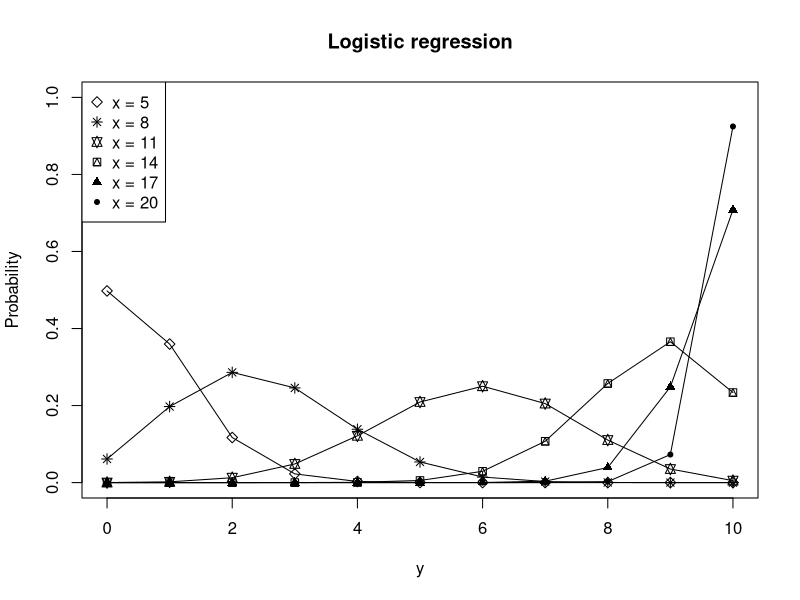

The R script that drew this image:
N <- 10
dataSize <- 100
createData <- function(createY) {
  createY <- match.fun(createY)
  x <- runif(dataSize, 0, 20)
  y <- createY(x)
  data.frame(x, y)
}

dataGenerator <- function()
  createData(function(x) rbinom(dataSize, N, 1 / (1 + exp(5.0 - 0.5 * x))))

data <- dataGenerator()
fit <- glm(cbind(y, N - y) ~ x, data = data, family = binomial)
b1 <- fit$coefficients[1]
b2 <- fit$coefficients[2]

linkFunction <- function(x) 1 / (1 + exp(-b1 - b2 * x))

xs <- seq(5, 20, by = 3)
ys <- 0:N
title <- "Logistic regression"
xl <- "y"
yl <- "Probability"
legends <- paste0("x = ", xs)
plot(0, 0, type = "n", xlim = c(0, N), ylim = c(0.0, 1.0), main = title, xlab = xl, ylab = yl)
for (x in xs) {
  q <- linkFunction(x)
  y <- dbinom(ys, N, q)
  lines(ys, y, type="l")
  points(ys, y, pch = x)
}
legend("topleft", legend = legends, pch = xs)
